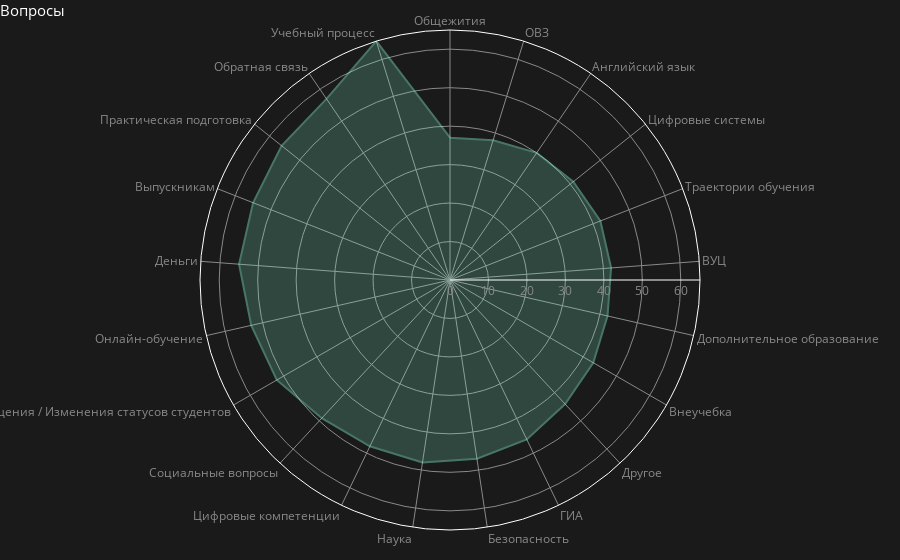

Write notebook code for a chart like this one.
### Markdown cell above
---

### Code cell
polar_fig = px.line_polar(
    category_distribution,
    r='count',
    theta='question_category',
    line_close=True,
    title='Вопросы',
    color_discrete_sequence=['#8CFFDA']
)
polar_fig.update_traces(fill='toself', opacity=0.4)
polar_fig.update_layout(
    polar=dict(
        radialaxis=dict(
            visible=True,
            #range=[0, 70],
            gridcolor="#898989",  # Цвет линий сетки (радиальная ось)
            tickfont=dict(color="#898989")  # Цвет меток на радиальной оси
        ),
        angularaxis=dict(
            gridcolor="#898989",  # Цвет линий сетки (угловая ось)
            tickfont=dict(color="#898989")  # Цвет меток на угловой оси
        ),
        bgcolor="#1a1a1a"  # Цвет фона полярной диаграммы
    ),
    showlegend=False,
    font=dict(color="white"),
    title_font=dict(size=15, color='white'),
    title_x=0,
    title_y=0.99,
    ##height=565,
    ##width=740,
    polar_bgcolor="#1a1a1a",
    paper_bgcolor='#1a1a1a',
    margin=dict(l=30, r=30, t=30, b=30)
)
polar_fig.show(config={'displayModeBar': False})

### Figure 1 — Plotly figure (JSON) as saved in the notebook; plotly's stock layout.template omitted (floating-point values rounded to 4 significant figures)
{"data": [{"fill": "toself", "hovertemplate": "count=%{r}<br>question_category=%{theta}<extra></extra>", "legendgroup": "", "line": {"color": "#8CFFDA", "dash": "solid"}, "marker": {"symbol": "circle"}, "mode": "lines", "name": "", "opacity": 0.4, "r": [37, 38, 40, 41, 42, 42, 42, 43, 44, 46, 47, 48, 48, 49, 52, 53, 55, 55, 56, 57, 65, 37], "showlegend": false, "subplot": "polar", "theta": ["Общежития", "ОВЗ", "Английский язык", "Цифровые системы", "Траектории обучения", "ВУЦ", "Дополнительное образование", "Внеучебка", "Другое", "ГИА", "Безопасность", "Наука", "Цифровые компетенции", "Социальные вопросы", "Перемещения / Изменения статусов студентов", "Онлайн-обучение", "Деньги", "Выпускникам", "Практическая подготовка", "Обратная связь", "Учебный процесс", "Общежития"], "type": "scatterpolar"}], "layout": {"font": {"color": "white"}, "legend": {"tracegroupgap": 0}, "margin": {"b": 30, "l": 30, "r": 30, "t": 30}, "paper_bgcolor": "#1a1a1a", "polar": {"angularaxis": {"direction": "clockwise", "gridcolor": "#898989", "rotation": 90, "tickfont": {"color": "#898989"}}, "bgcolor": "#1a1a1a", "domain": {"x": [0, 1], "y": [0, 1]}, "radialaxis": {"gridcolor": "#898989", "tickfont": {"color": "#898989"}, "visible": true}}, "showlegend": false, "title": {"font": {"color": "white", "size": 15}, "text": "Вопросы", "x": 0, "y": 0.99}}}
